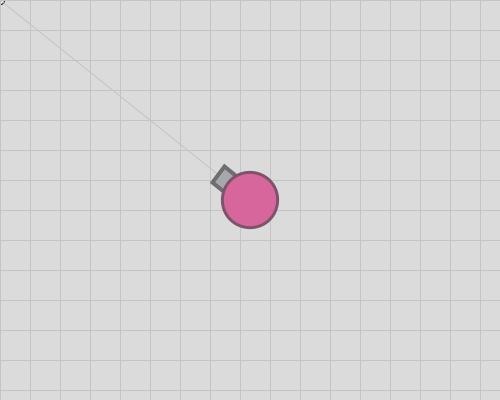
Frame 1 (no input)
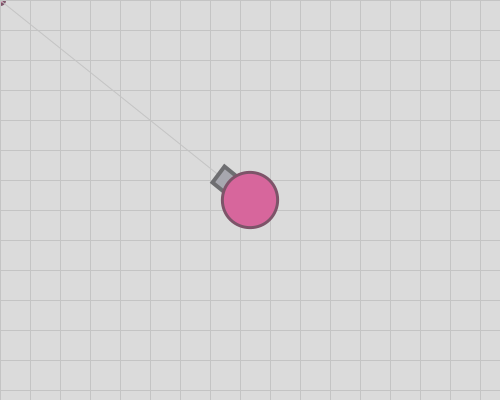
Frame 60 (the mouse pressed at the canvas centre just before this capture)
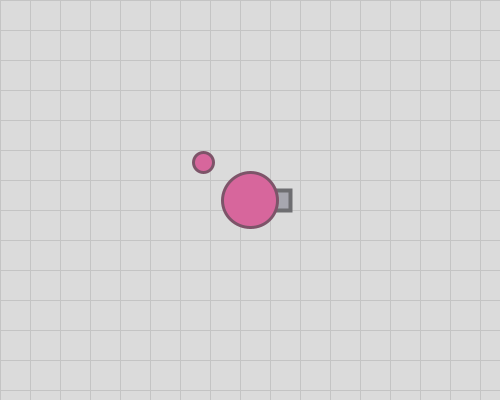
Frame 120 (the mouse held since frame 60 and released just before this capture)

The Processing sketch that drew these frames (run headless with seeded random() and noise(); from frame 60 on, the mouse is pressed at the canvas centre):

// Processing sketch: week_07_07_arras07_bullet
// ── week_07_07_arras07_bullet.pde
//week_07_07_arras07_bullet
void setup() {
  size(500, 400);
}
void keyPressed(){
  if(keyCode==RIGHT) vx =spd;
  if(keyCode==LEFT)  vx =-spd;
  if(keyCode==UP)  vy=-spd;
  if(keyCode==DOWN)  vy=spd;
}
float spd = 1;
void keyReleased(){
  if(keyCode == LEFT||keyCode==RIGHT) vx=0;
  if(keyCode == UP||keyCode==DOWN) vy=0;
}
float x = 250, y = 200,vx=0,vy=0;

void draw() {
  x += vx;
  y += vy;
  //background(215, 184, 200);
  background(219);
  translate(-x,-y);
  translate(width/2,height/2);
  float mx = mouseX+x-width/2,my = mouseY+y-height/2;
  ellipse(mx,my,8,8);
  stroke(196);
  strokeWeight(1);
  for(int i=0;i<30;i++){
   line(0,i*30,500,i*30);
   line(i*30,0,i*30,500);
  }
  float dx = mx - x, dy = my - y;
  float a = atan2(dy, dx);
  line(x,y,mx,my);
  angle = a;
  pushMatrix();
  myTank(x, y, a);
  popMatrix();
  if(bulletX!=0 && bulletY!=0){
    bulletX += bulletVX;
    bulletY += bulletVY;
    ellipse(bulletX,bulletY,20,20);
    }
}
float angle,bulletX = 0,bulletY = 0,bulletVX = 0,bulletVY = 0;
void mousePressed(){
    bulletX += x;
    bulletY = y;
    bulletVX = cos(angle);
    bulletVY = sin(angle);
}
void myTank(float x,float y,float a) {
  translate(x,y);
  rotate(a);
  fill(167, 167, 175);
  stroke(110, 110, 113);
  strokeWeight(4);
  rect(20, -10, 20, 20);

  fill(215, 102, 156);
  stroke(125, 84, 105);
  strokeWeight(3);
  ellipse(0, 0, 55, 55);
}
